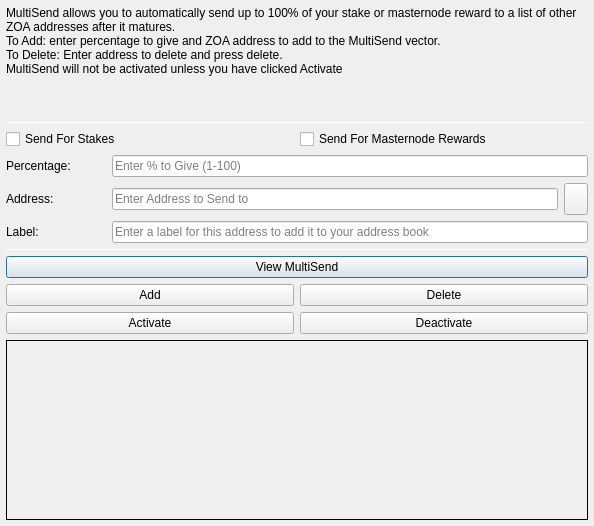
<?xml version="1.0" encoding="UTF-8"?>
<ui version="4.0">
 <class>MultiSendDialog</class>
 <widget class="QDialog" name="MultiSendDialog">
  <property name="windowModality">
   <enum>Qt::NonModal</enum>
  </property>
  <property name="geometry">
   <rect>
    <x>0</x>
    <y>0</y>
    <width>594</width>
    <height>526</height>
   </rect>
  </property>
  <property name="windowTitle">
   <string>MultiSend</string>
  </property>
  <layout class="QVBoxLayout" name="verticalLayout" stretch="0">
   <property name="leftMargin">
    <number>6</number>
   </property>
   <property name="topMargin">
    <number>6</number>
   </property>
   <property name="rightMargin">
    <number>6</number>
   </property>
   <property name="bottomMargin">
    <number>6</number>
   </property>
   <item>
    <layout class="QVBoxLayout" name="verticalLayout_Main" stretch="1,1,1,0,1,1,1">
     <item>
      <widget class="QLabel" name="label_2">
       <property name="lineWidth">
        <number>1</number>
       </property>
       <property name="text">
        <string>MultiSend allows you to automatically send up to 100% of your stake or masternode reward to a list of other ZOA addresses after it matures.
To Add: enter percentage to give and ZOA address to add to the MultiSend vector.
To Delete: Enter address to delete and press delete.
MultiSend will not be activated unless you have clicked Activate</string>
       </property>
       <property name="alignment">
        <set>Qt::AlignLeading|Qt::AlignLeft|Qt::AlignTop</set>
       </property>
       <property name="wordWrap">
        <bool>true</bool>
       </property>
      </widget>
     </item>
     <item>
      <widget class="Line" name="line">
       <property name="minimumSize">
        <size>
         <width>0</width>
         <height>1</height>
        </size>
       </property>
       <property name="maximumSize">
        <size>
         <width>16777215</width>
         <height>1</height>
        </size>
       </property>
       <property name="orientation">
        <enum>Qt::Horizontal</enum>
       </property>
      </widget>
     </item>
     <item>
      <layout class="QVBoxLayout" name="verticalLayout_Settings">
       <item>
        <layout class="QHBoxLayout" name="horizontalLayout">
         <item>
          <widget class="QCheckBox" name="multiSendStakeCheckBox">
           <property name="text">
            <string>Send For Stakes</string>
           </property>
          </widget>
         </item>
         <item>
          <widget class="QCheckBox" name="multiSendMasternodeCheckBox">
           <property name="text">
            <string>Send For Masternode Rewards</string>
           </property>
          </widget>
         </item>
        </layout>
       </item>
       <item>
        <layout class="QHBoxLayout" name="horizontalLayout_6">
         <item>
          <widget class="QLabel" name="label">
           <property name="minimumSize">
            <size>
             <width>100</width>
             <height>0</height>
            </size>
           </property>
           <property name="toolTip">
            <string>Percentage of stake to send</string>
           </property>
           <property name="text">
            <string>Percentage:</string>
           </property>
          </widget>
         </item>
         <item>
          <widget class="QLineEdit" name="multiSendPercentEdit">
           <property name="toolTip">
            <string>Enter whole numbers 1 - 100</string>
           </property>
           <property name="placeholderText">
            <string>Enter % to Give (1-100)</string>
           </property>
          </widget>
         </item>
        </layout>
       </item>
       <item>
        <layout class="QHBoxLayout" name="horizontalLayout_7">
         <item>
          <widget class="QLabel" name="label_5">
           <property name="minimumSize">
            <size>
             <width>100</width>
             <height>0</height>
            </size>
           </property>
           <property name="toolTip">
            <string>Address to send portion of stake to</string>
           </property>
           <property name="text">
            <string>Address:</string>
           </property>
          </widget>
         </item>
         <item>
          <widget class="QLineEdit" name="multiSendAddressEdit">
           <property name="toolTip">
            <string/>
           </property>
           <property name="placeholderText">
            <string>Enter Address to Send to</string>
           </property>
          </widget>
         </item>
         <item>
          <widget class="QToolButton" name="addressBookButton">
           <property name="maximumSize">
            <size>
             <width>16777215</width>
             <height>32</height>
            </size>
           </property>
           <property name="toolTip">
            <string>Choose an address from the address book</string>
           </property>
           <property name="text">
            <string/>
           </property>
           <property name="icon">
            <iconset resource="../zotova.qrc">
             <normaloff>:/icons/address-book</normaloff>:/icons/address-book</iconset>
           </property>
           <property name="shortcut">
            <string>Alt+A</string>
           </property>
          </widget>
         </item>
        </layout>
       </item>
      </layout>
     </item>
     <item>
      <layout class="QHBoxLayout" name="horizontalLayout_3">
       <item>
        <widget class="QLabel" name="label_3">
         <property name="minimumSize">
          <size>
           <width>100</width>
           <height>0</height>
          </size>
         </property>
         <property name="text">
          <string>Label:</string>
         </property>
        </widget>
       </item>
       <item>
        <widget class="QLineEdit" name="labelAddressLabelEdit">
         <property name="placeholderText">
          <string>Enter a label for this address to add it to your address book</string>
         </property>
        </widget>
       </item>
      </layout>
     </item>
     <item>
      <widget class="Line" name="line_2">
       <property name="minimumSize">
        <size>
         <width>0</width>
         <height>1</height>
        </size>
       </property>
       <property name="maximumSize">
        <size>
         <width>16777215</width>
         <height>1</height>
        </size>
       </property>
       <property name="orientation">
        <enum>Qt::Horizontal</enum>
       </property>
      </widget>
     </item>
     <item>
      <layout class="QVBoxLayout" name="verticalLayout_Buttons">
       <item>
        <layout class="QHBoxLayout" name="horizontalLayout_4">
         <item>
          <widget class="QPushButton" name="viewButton">
           <property name="toolTip">
            <string/>
           </property>
           <property name="statusTip">
            <string>View MultiSend Vector</string>
           </property>
           <property name="text">
            <string>View MultiSend</string>
           </property>
          </widget>
         </item>
        </layout>
       </item>
       <item>
        <layout class="QHBoxLayout" name="horizontalLayout_2">
         <item>
          <widget class="QPushButton" name="addButton">
           <property name="toolTip">
            <string/>
           </property>
           <property name="statusTip">
            <string>Add to MultiSend Vector</string>
           </property>
           <property name="text">
            <string>Add</string>
           </property>
          </widget>
         </item>
         <item>
          <widget class="QPushButton" name="deleteButton">
           <property name="toolTip">
            <string/>
           </property>
           <property name="statusTip">
            <string>Delete Address From MultiSend Vector</string>
           </property>
           <property name="text">
            <string>Delete</string>
           </property>
          </widget>
         </item>
        </layout>
       </item>
       <item>
        <layout class="QHBoxLayout" name="horizontalLayout_5">
         <item>
          <widget class="QPushButton" name="activateButton">
           <property name="statusTip">
            <string>Activate MultiSend</string>
           </property>
           <property name="text">
            <string>Activate</string>
           </property>
          </widget>
         </item>
         <item>
          <widget class="QPushButton" name="disableButton">
           <property name="statusTip">
            <string>Deactivate MultiSend</string>
           </property>
           <property name="text">
            <string>Deactivate</string>
           </property>
          </widget>
         </item>
        </layout>
       </item>
      </layout>
     </item>
     <item>
      <widget class="QLabel" name="message">
       <property name="minimumSize">
        <size>
         <width>0</width>
         <height>180</height>
        </size>
       </property>
       <property name="frameShape">
        <enum>QFrame::Panel</enum>
       </property>
       <property name="frameShadow">
        <enum>QFrame::Plain</enum>
       </property>
       <property name="lineWidth">
        <number>1</number>
       </property>
       <property name="midLineWidth">
        <number>1</number>
       </property>
       <property name="text">
        <string/>
       </property>
       <property name="alignment">
        <set>Qt::AlignLeading|Qt::AlignLeft|Qt::AlignTop</set>
       </property>
       <property name="wordWrap">
        <bool>true</bool>
       </property>
      </widget>
     </item>
    </layout>
   </item>
  </layout>
 </widget>
 <resources>
  <include location="../zotova.qrc"/>
 </resources>
 <connections/>
</ui>
